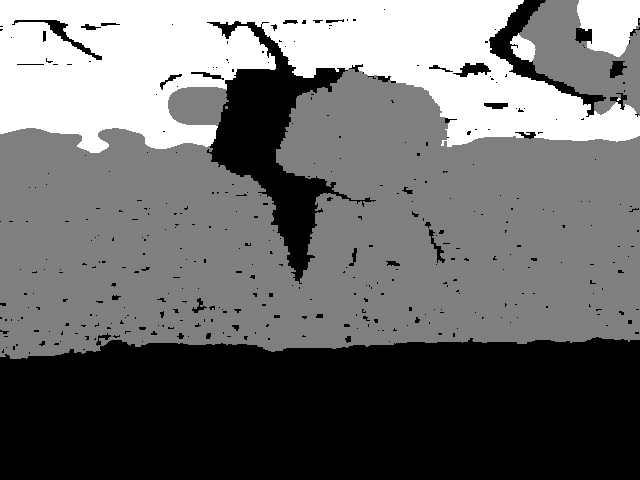
#> input picture MutiView3DReconstruction/data1/depth_0.png, 640 x 480 px; its folder holds 4 pictures in this run
$ python color_depth.py
#> lines starting #> are read from the running program, lines starting #| are printed output that depends on the picture
import numpy as np
import cv2

for i in range(6):
    img = cv2.imread('depth_{}.png'.format(i),-1)
#> img is the input picture: shape (480, 640) uint16; min 0, max 761, mean 339.8
    img = np.array(img)
    min_value = img.min()
#> min_value = 0
    max_value = img.max()
#> max_value = 761
    print(min_value,max_value)
#| 0 761
    lenth = max_value - min_value
#> lenth = 761
    img = img - min_value
    img = img / lenth * 255
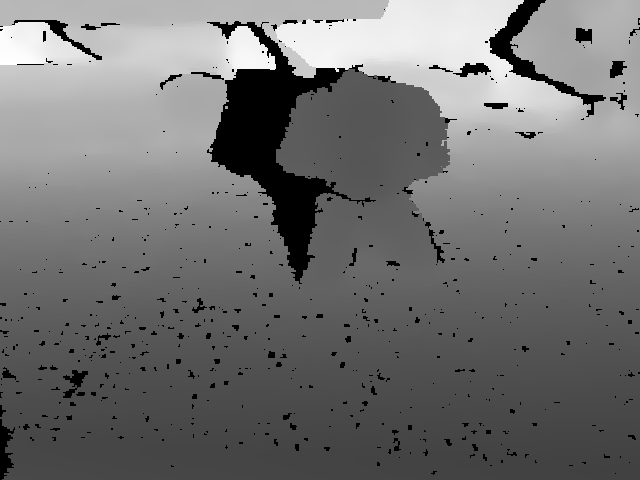
#> img: shape (480, 640) float64; min 0, max 255, mean 113.9
    img = np.asanyarray(img, np.uint8)
    img = cv2.applyColorMap(img,cv2.COLORMAP_JET)
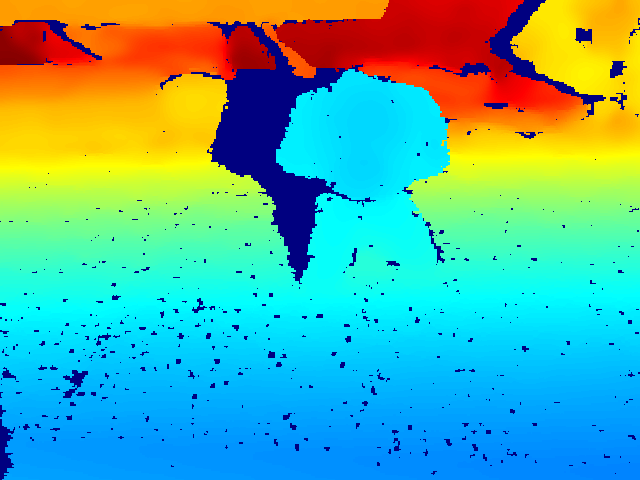
#> img: shape (480, 640, 3); mean B, G, R 157.1, 177.1, 85.8
    cv2.imwrite('color_{}.png'.format(i),img)
#> pass 2 of the loop `for i in range(6):`:
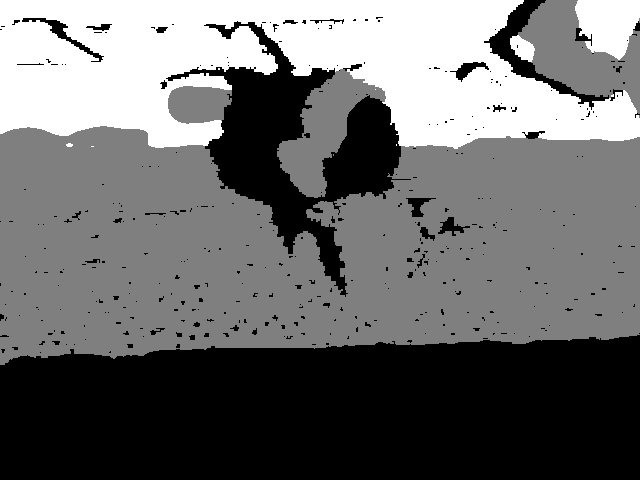
#> input picture MutiView3DReconstruction/data1/depth_1.png, 640 x 480 px
#> img is the input picture: shape (480, 640) uint16; min 0, max 763, mean 341.6
#> max_value = 763
#| 0 763
#> `img = img / lenth * 255`:
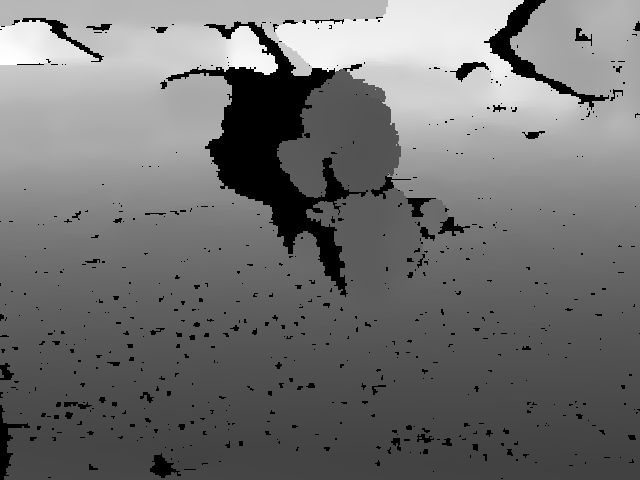
#> img: shape (480, 640) float64; min 0, max 255, mean 114.2
#> `img = cv2.applyColorMap(img,cv2.COLORMAP_JET)`:
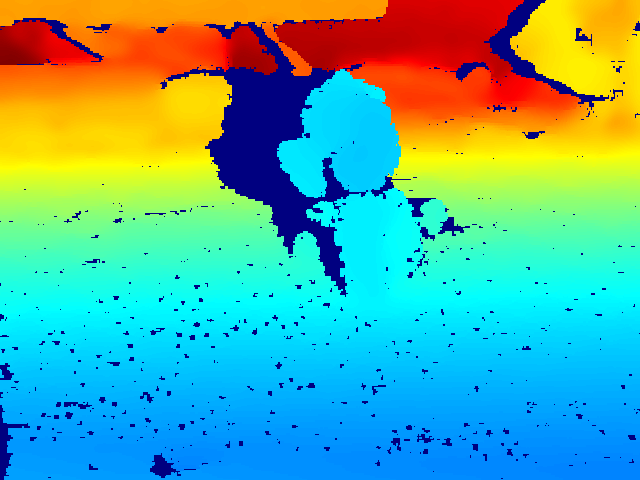
#> img: shape (480, 640, 3); mean B, G, R 153, 173.7, 89
#> pass 3 of the loop `for i in range(6):`:
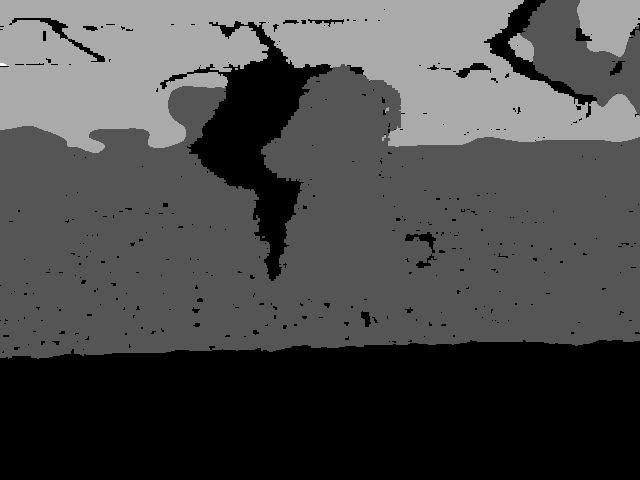
#> input picture MutiView3DReconstruction/data1/depth_2.png, 640 x 480 px
#> img is the input picture: shape (480, 640) uint16; min 0, max 769, mean 343.7
#> max_value = 769
#| 0 769
#> `img = img / lenth * 255`:
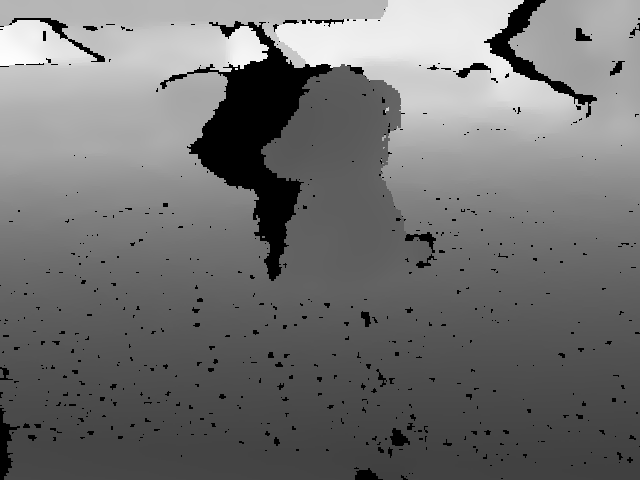
#> img: shape (480, 640) float64; min 0, max 255, mean 114
#> `img = cv2.applyColorMap(img,cv2.COLORMAP_JET)`:
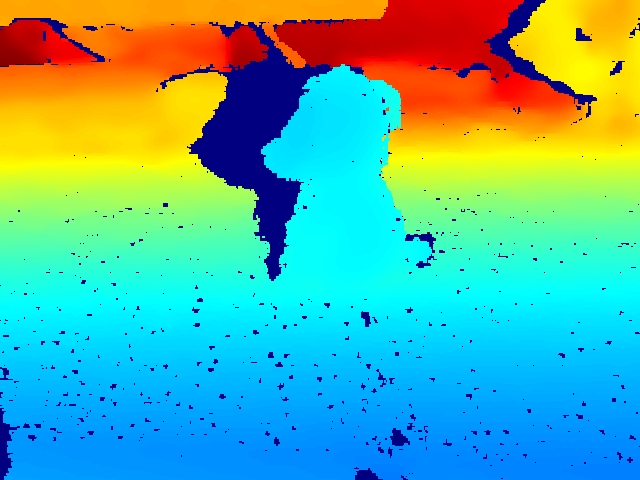
#> img: shape (480, 640, 3); mean B, G, R 156.1, 178.1, 87.7
#> (the run stopped early here; a loop or call above may not have finished)
